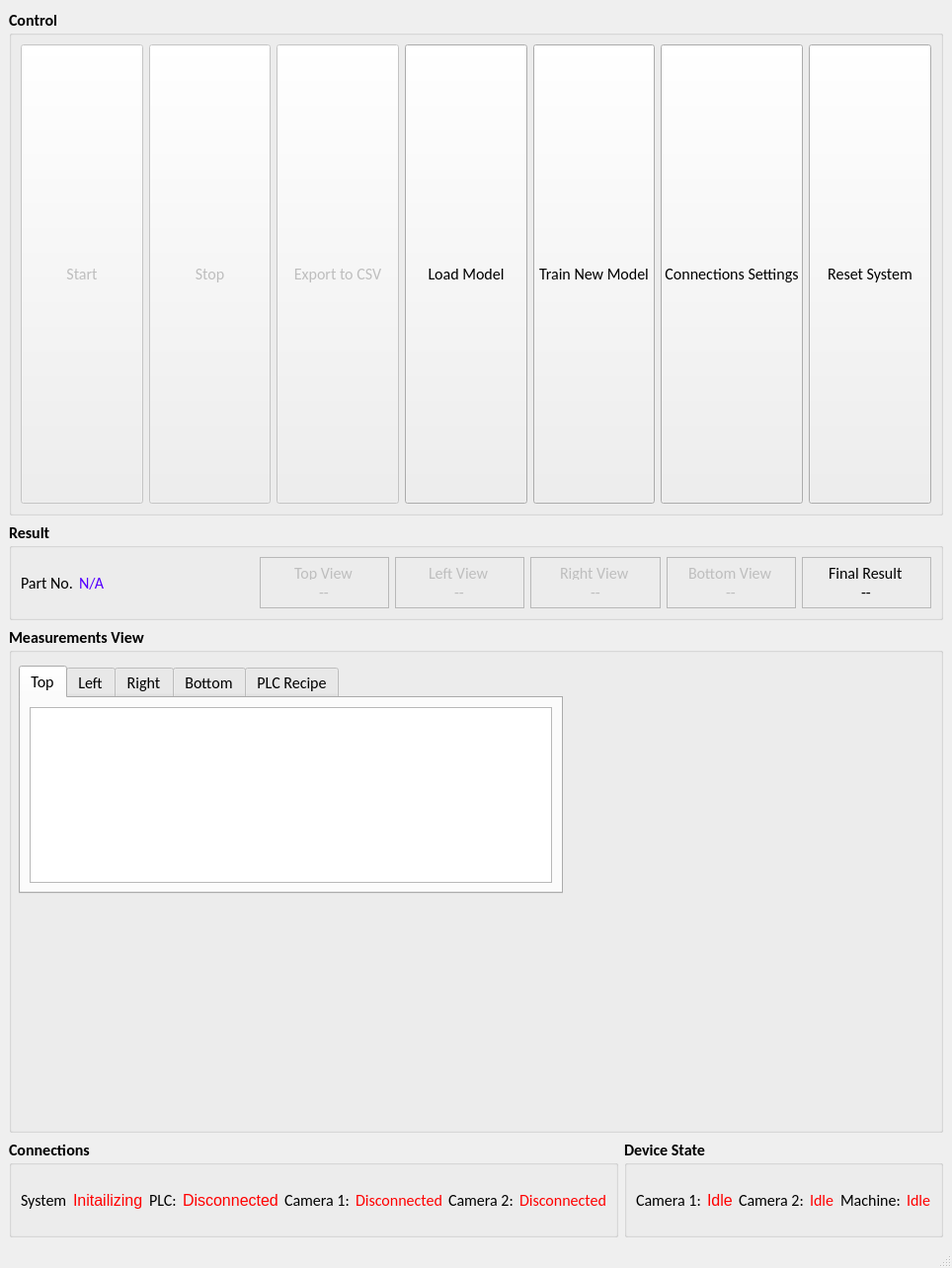
<?xml version="1.0" encoding="UTF-8"?>
<ui version="4.0">
 <class>MainWindow</class>
 <widget class="QMainWindow" name="MainWindow">
  <property name="geometry">
   <rect>
    <x>0</x>
    <y>0</y>
    <width>956</width>
    <height>1284</height>
   </rect>
  </property>
  <property name="font">
   <font>
    <family>Calibri</family>
   </font>
  </property>
  <property name="windowTitle">
   <string>Gauging</string>
  </property>
  <widget class="QWidget" name="centralwidget">
   <layout class="QVBoxLayout" name="verticalLayout_12">
    <item>
     <widget class="QGroupBox" name="connectionGroupBox">
      <property name="font">
       <font>
        <family>Calibri</family>
        <pointsize>12</pointsize>
        <bold>true</bold>
       </font>
      </property>
      <property name="title">
       <string>Control</string>
      </property>
      <layout class="QHBoxLayout" name="horizontalLayout_3">
       <item>
        <layout class="QHBoxLayout" name="horizontalLayout">
         <item>
          <widget class="QPushButton" name="startBtn">
           <property name="enabled">
            <bool>false</bool>
           </property>
           <property name="sizePolicy">
            <sizepolicy hsizetype="Minimum" vsizetype="Minimum">
             <horstretch>0</horstretch>
             <verstretch>0</verstretch>
            </sizepolicy>
           </property>
           <property name="minimumSize">
            <size>
             <width>0</width>
             <height>50</height>
            </size>
           </property>
           <property name="font">
            <font>
             <family>Calibri</family>
             <pointsize>12</pointsize>
             <bold>false</bold>
            </font>
           </property>
           <property name="text">
            <string>Start</string>
           </property>
           <property name="icon">
            <iconset resource="resources.qrc">
             <normaloff>:/icons/resources/start.png</normaloff>:/icons/resources/start.png</iconset>
           </property>
           <property name="iconSize">
            <size>
             <width>48</width>
             <height>48</height>
            </size>
           </property>
          </widget>
         </item>
         <item>
          <widget class="QPushButton" name="stopBtn">
           <property name="enabled">
            <bool>false</bool>
           </property>
           <property name="sizePolicy">
            <sizepolicy hsizetype="Minimum" vsizetype="Minimum">
             <horstretch>0</horstretch>
             <verstretch>0</verstretch>
            </sizepolicy>
           </property>
           <property name="minimumSize">
            <size>
             <width>0</width>
             <height>50</height>
            </size>
           </property>
           <property name="font">
            <font>
             <family>Calibri</family>
             <pointsize>12</pointsize>
             <bold>false</bold>
            </font>
           </property>
           <property name="text">
            <string>Stop</string>
           </property>
           <property name="icon">
            <iconset resource="resources.qrc">
             <normaloff>:/icons/resources/stop.png</normaloff>:/icons/resources/stop.png</iconset>
           </property>
           <property name="iconSize">
            <size>
             <width>48</width>
             <height>48</height>
            </size>
           </property>
          </widget>
         </item>
         <item>
          <widget class="QPushButton" name="reportBtn">
           <property name="enabled">
            <bool>false</bool>
           </property>
           <property name="sizePolicy">
            <sizepolicy hsizetype="Minimum" vsizetype="Minimum">
             <horstretch>0</horstretch>
             <verstretch>0</verstretch>
            </sizepolicy>
           </property>
           <property name="minimumSize">
            <size>
             <width>0</width>
             <height>50</height>
            </size>
           </property>
           <property name="font">
            <font>
             <family>Calibri</family>
             <pointsize>12</pointsize>
             <bold>false</bold>
            </font>
           </property>
           <property name="text">
            <string>Export to CSV</string>
           </property>
           <property name="icon">
            <iconset resource="resources.qrc">
             <normaloff>:/icons/resources/csv.png</normaloff>:/icons/resources/csv.png</iconset>
           </property>
           <property name="iconSize">
            <size>
             <width>48</width>
             <height>48</height>
            </size>
           </property>
          </widget>
         </item>
         <item>
          <widget class="QPushButton" name="loadModelBtn">
           <property name="enabled">
            <bool>true</bool>
           </property>
           <property name="sizePolicy">
            <sizepolicy hsizetype="Minimum" vsizetype="Minimum">
             <horstretch>0</horstretch>
             <verstretch>0</verstretch>
            </sizepolicy>
           </property>
           <property name="minimumSize">
            <size>
             <width>0</width>
             <height>50</height>
            </size>
           </property>
           <property name="font">
            <font>
             <family>Calibri</family>
             <pointsize>12</pointsize>
             <bold>false</bold>
            </font>
           </property>
           <property name="text">
            <string>Load Model</string>
           </property>
           <property name="icon">
            <iconset resource="resources.qrc">
             <normaloff>:/icons/resources/load.png</normaloff>:/icons/resources/load.png</iconset>
           </property>
           <property name="iconSize">
            <size>
             <width>48</width>
             <height>48</height>
            </size>
           </property>
          </widget>
         </item>
         <item>
          <widget class="QPushButton" name="trainModelBtn">
           <property name="sizePolicy">
            <sizepolicy hsizetype="Minimum" vsizetype="Minimum">
             <horstretch>0</horstretch>
             <verstretch>0</verstretch>
            </sizepolicy>
           </property>
           <property name="minimumSize">
            <size>
             <width>0</width>
             <height>50</height>
            </size>
           </property>
           <property name="font">
            <font>
             <family>Calibri</family>
             <pointsize>12</pointsize>
             <bold>false</bold>
            </font>
           </property>
           <property name="text">
            <string>Train New Model</string>
           </property>
           <property name="icon">
            <iconset resource="resources.qrc">
             <normaloff>:/icons/resources/training.png</normaloff>:/icons/resources/training.png</iconset>
           </property>
           <property name="iconSize">
            <size>
             <width>48</width>
             <height>48</height>
            </size>
           </property>
          </widget>
         </item>
         <item>
          <widget class="QPushButton" name="opcBtn">
           <property name="sizePolicy">
            <sizepolicy hsizetype="Minimum" vsizetype="Minimum">
             <horstretch>0</horstretch>
             <verstretch>0</verstretch>
            </sizepolicy>
           </property>
           <property name="minimumSize">
            <size>
             <width>0</width>
             <height>50</height>
            </size>
           </property>
           <property name="font">
            <font>
             <family>Calibri</family>
             <pointsize>12</pointsize>
             <bold>false</bold>
            </font>
           </property>
           <property name="text">
            <string>Connections Settings</string>
           </property>
           <property name="icon">
            <iconset resource="resources.qrc">
             <normaloff>:/icons/resources/connection.png</normaloff>:/icons/resources/connection.png</iconset>
           </property>
           <property name="iconSize">
            <size>
             <width>48</width>
             <height>48</height>
            </size>
           </property>
          </widget>
         </item>
         <item>
          <widget class="QPushButton" name="resetBtn">
           <property name="sizePolicy">
            <sizepolicy hsizetype="Preferred" vsizetype="Minimum">
             <horstretch>0</horstretch>
             <verstretch>0</verstretch>
            </sizepolicy>
           </property>
           <property name="minimumSize">
            <size>
             <width>0</width>
             <height>25</height>
            </size>
           </property>
           <property name="font">
            <font>
             <family>Calibri</family>
             <pointsize>12</pointsize>
             <bold>false</bold>
            </font>
           </property>
           <property name="text">
            <string>Reset System</string>
           </property>
           <property name="icon">
            <iconset resource="resources.qrc">
             <normaloff>:/icons/resources/reset.png</normaloff>:/icons/resources/reset.png</iconset>
           </property>
           <property name="iconSize">
            <size>
             <width>48</width>
             <height>48</height>
            </size>
           </property>
          </widget>
         </item>
        </layout>
       </item>
      </layout>
     </widget>
    </item>
    <item>
     <widget class="QGroupBox" name="groupBox">
      <property name="sizePolicy">
       <sizepolicy hsizetype="Preferred" vsizetype="Fixed">
        <horstretch>0</horstretch>
        <verstretch>0</verstretch>
       </sizepolicy>
      </property>
      <property name="minimumSize">
       <size>
        <width>0</width>
        <height>100</height>
       </size>
      </property>
      <property name="maximumSize">
       <size>
        <width>16777215</width>
        <height>100</height>
       </size>
      </property>
      <property name="font">
       <font>
        <family>Calibri</family>
        <pointsize>12</pointsize>
        <bold>true</bold>
       </font>
      </property>
      <property name="title">
       <string>Result</string>
      </property>
      <layout class="QHBoxLayout" name="horizontalLayout_8">
       <item>
        <layout class="QHBoxLayout" name="horizontalLayout_13">
         <item>
          <widget class="QLabel" name="label_8">
           <property name="font">
            <font>
             <family>Calibri</family>
             <pointsize>12</pointsize>
             <bold>false</bold>
            </font>
           </property>
           <property name="text">
            <string>Part No.</string>
           </property>
          </widget>
         </item>
         <item>
          <widget class="QLabel" name="partNoLbl">
           <property name="font">
            <font>
             <family>Calibri</family>
             <pointsize>12</pointsize>
             <bold>false</bold>
            </font>
           </property>
           <property name="styleSheet">
            <string notr="true">color: rgb(85, 0, 255);</string>
           </property>
           <property name="text">
            <string>N/A</string>
           </property>
          </widget>
         </item>
         <item>
          <spacer name="horizontalSpacer_2">
           <property name="orientation">
            <enum>Qt::Horizontal</enum>
           </property>
           <property name="sizeType">
            <enum>QSizePolicy::Fixed</enum>
           </property>
           <property name="sizeHint" stdset="0">
            <size>
             <width>150</width>
             <height>20</height>
            </size>
           </property>
          </spacer>
         </item>
        </layout>
       </item>
       <item>
        <widget class="QFrame" name="topViewFrame">
         <property name="frameShape">
          <enum>QFrame::StyledPanel</enum>
         </property>
         <property name="frameShadow">
          <enum>QFrame::Raised</enum>
         </property>
         <layout class="QVBoxLayout" name="verticalLayout_2">
          <item alignment="Qt::AlignHCenter">
           <widget class="QLabel" name="topViewLbl">
            <property name="enabled">
             <bool>false</bool>
            </property>
            <property name="font">
             <font>
              <family>Calibri</family>
              <pointsize>12</pointsize>
              <bold>false</bold>
             </font>
            </property>
            <property name="frameShape">
             <enum>QFrame::NoFrame</enum>
            </property>
            <property name="frameShadow">
             <enum>QFrame::Plain</enum>
            </property>
            <property name="lineWidth">
             <number>1</number>
            </property>
            <property name="midLineWidth">
             <number>1</number>
            </property>
            <property name="text">
             <string>Top View</string>
            </property>
           </widget>
          </item>
          <item alignment="Qt::AlignHCenter">
           <widget class="QLabel" name="topResultLbl">
            <property name="enabled">
             <bool>false</bool>
            </property>
            <property name="font">
             <font>
              <family>Calibri</family>
              <pointsize>12</pointsize>
              <bold>false</bold>
             </font>
            </property>
            <property name="styleSheet">
             <string notr="true"/>
            </property>
            <property name="text">
             <string>--</string>
            </property>
           </widget>
          </item>
         </layout>
        </widget>
       </item>
       <item>
        <widget class="QFrame" name="leftViewFrame">
         <property name="frameShape">
          <enum>QFrame::StyledPanel</enum>
         </property>
         <property name="frameShadow">
          <enum>QFrame::Raised</enum>
         </property>
         <layout class="QVBoxLayout" name="verticalLayout_11">
          <item alignment="Qt::AlignHCenter">
           <widget class="QLabel" name="leftViewLbl">
            <property name="enabled">
             <bool>false</bool>
            </property>
            <property name="font">
             <font>
              <family>Calibri</family>
              <pointsize>12</pointsize>
              <bold>false</bold>
             </font>
            </property>
            <property name="text">
             <string>Left View</string>
            </property>
           </widget>
          </item>
          <item alignment="Qt::AlignHCenter">
           <widget class="QLabel" name="leftResultLbl">
            <property name="enabled">
             <bool>false</bool>
            </property>
            <property name="font">
             <font>
              <family>Calibri</family>
              <pointsize>12</pointsize>
              <bold>false</bold>
             </font>
            </property>
            <property name="styleSheet">
             <string notr="true"/>
            </property>
            <property name="text">
             <string>--</string>
            </property>
           </widget>
          </item>
         </layout>
        </widget>
       </item>
       <item>
        <widget class="QFrame" name="rightViewFrame">
         <property name="frameShape">
          <enum>QFrame::StyledPanel</enum>
         </property>
         <property name="frameShadow">
          <enum>QFrame::Raised</enum>
         </property>
         <layout class="QVBoxLayout" name="verticalLayout_10">
          <item alignment="Qt::AlignHCenter">
           <widget class="QLabel" name="rightViewLbl">
            <property name="enabled">
             <bool>false</bool>
            </property>
            <property name="font">
             <font>
              <family>Calibri</family>
              <pointsize>12</pointsize>
              <bold>false</bold>
             </font>
            </property>
            <property name="text">
             <string>Right View</string>
            </property>
           </widget>
          </item>
          <item alignment="Qt::AlignHCenter">
           <widget class="QLabel" name="rightResultLbl">
            <property name="enabled">
             <bool>false</bool>
            </property>
            <property name="font">
             <font>
              <family>Calibri</family>
              <pointsize>12</pointsize>
              <bold>false</bold>
             </font>
            </property>
            <property name="styleSheet">
             <string notr="true"/>
            </property>
            <property name="text">
             <string>--</string>
            </property>
           </widget>
          </item>
         </layout>
        </widget>
       </item>
       <item>
        <widget class="QFrame" name="bottomViewFrame">
         <property name="frameShape">
          <enum>QFrame::StyledPanel</enum>
         </property>
         <property name="frameShadow">
          <enum>QFrame::Raised</enum>
         </property>
         <layout class="QVBoxLayout" name="verticalLayout_9">
          <item alignment="Qt::AlignHCenter">
           <widget class="QLabel" name="bottomViewLbl">
            <property name="enabled">
             <bool>false</bool>
            </property>
            <property name="font">
             <font>
              <family>Calibri</family>
              <pointsize>12</pointsize>
              <bold>false</bold>
             </font>
            </property>
            <property name="text">
             <string>Bottom View</string>
            </property>
           </widget>
          </item>
          <item alignment="Qt::AlignHCenter">
           <widget class="QLabel" name="bottomResultLbl">
            <property name="enabled">
             <bool>false</bool>
            </property>
            <property name="font">
             <font>
              <family>Calibri</family>
              <pointsize>12</pointsize>
              <bold>false</bold>
             </font>
            </property>
            <property name="styleSheet">
             <string notr="true"/>
            </property>
            <property name="text">
             <string>--</string>
            </property>
           </widget>
          </item>
         </layout>
        </widget>
       </item>
       <item>
        <widget class="QFrame" name="finalResultFrame">
         <property name="frameShape">
          <enum>QFrame::StyledPanel</enum>
         </property>
         <property name="frameShadow">
          <enum>QFrame::Raised</enum>
         </property>
         <layout class="QVBoxLayout" name="verticalLayout_4">
          <item alignment="Qt::AlignHCenter">
           <widget class="QLabel" name="finalLabl">
            <property name="enabled">
             <bool>true</bool>
            </property>
            <property name="font">
             <font>
              <family>Calibri</family>
              <pointsize>12</pointsize>
              <bold>false</bold>
             </font>
            </property>
            <property name="text">
             <string>Final Result</string>
            </property>
           </widget>
          </item>
          <item alignment="Qt::AlignHCenter">
           <widget class="QLabel" name="finalResultLbl">
            <property name="enabled">
             <bool>true</bool>
            </property>
            <property name="font">
             <font>
              <family>Calibri</family>
              <pointsize>12</pointsize>
              <bold>false</bold>
             </font>
            </property>
            <property name="styleSheet">
             <string notr="true"/>
            </property>
            <property name="text">
             <string>--</string>
            </property>
           </widget>
          </item>
         </layout>
        </widget>
       </item>
      </layout>
     </widget>
    </item>
    <item>
     <widget class="QGroupBox" name="viewerGroupBox">
      <property name="font">
       <font>
        <family>Calibri</family>
        <pointsize>12</pointsize>
        <bold>true</bold>
       </font>
      </property>
      <property name="title">
       <string>Measurements View</string>
      </property>
      <widget class="QTabWidget" name="tabWidget">
       <property name="geometry">
        <rect>
         <x>10</x>
         <y>40</y>
         <width>551</width>
         <height>231</height>
        </rect>
       </property>
       <property name="font">
        <font>
         <family>Calibri</family>
         <pointsize>12</pointsize>
         <bold>false</bold>
        </font>
       </property>
       <property name="styleSheet">
        <string notr="true"/>
       </property>
       <property name="tabPosition">
        <enum>QTabWidget::North</enum>
       </property>
       <property name="tabShape">
        <enum>QTabWidget::Rounded</enum>
       </property>
       <property name="currentIndex">
        <number>0</number>
       </property>
       <property name="iconSize">
        <size>
         <width>20</width>
         <height>20</height>
        </size>
       </property>
       <property name="documentMode">
        <bool>false</bool>
       </property>
       <property name="tabsClosable">
        <bool>false</bool>
       </property>
       <property name="tabBarAutoHide">
        <bool>false</bool>
       </property>
       <widget class="QWidget" name="tab">
        <attribute name="icon">
         <iconset resource="resources.qrc">
          <normaloff>:/icons/resources/top.png</normaloff>:/icons/resources/top.png</iconset>
        </attribute>
        <attribute name="title">
         <string>Top</string>
        </attribute>
        <layout class="QVBoxLayout" name="verticalLayout_5">
         <item>
          <widget class="QTableWidget" name="tableTop">
           <property name="alternatingRowColors">
            <bool>true</bool>
           </property>
           <property name="selectionBehavior">
            <enum>QAbstractItemView::SelectRows</enum>
           </property>
          </widget>
         </item>
        </layout>
       </widget>
       <widget class="QWidget" name="tab_3">
        <attribute name="icon">
         <iconset resource="resources.qrc">
          <normaloff>:/icons/resources/left.png</normaloff>:/icons/resources/left.png</iconset>
        </attribute>
        <attribute name="title">
         <string>Left</string>
        </attribute>
        <layout class="QVBoxLayout" name="verticalLayout_7">
         <item>
          <widget class="QTableWidget" name="tableLeft">
           <property name="alternatingRowColors">
            <bool>true</bool>
           </property>
           <property name="selectionBehavior">
            <enum>QAbstractItemView::SelectRows</enum>
           </property>
          </widget>
         </item>
        </layout>
       </widget>
       <widget class="QWidget" name="tab_4">
        <attribute name="icon">
         <iconset resource="resources.qrc">
          <normaloff>:/icons/resources/right.png</normaloff>:/icons/resources/right.png</iconset>
        </attribute>
        <attribute name="title">
         <string>Right</string>
        </attribute>
        <layout class="QVBoxLayout" name="verticalLayout_8">
         <item>
          <widget class="QTableWidget" name="tableRight">
           <property name="alternatingRowColors">
            <bool>true</bool>
           </property>
           <property name="selectionBehavior">
            <enum>QAbstractItemView::SelectRows</enum>
           </property>
          </widget>
         </item>
        </layout>
       </widget>
       <widget class="QWidget" name="tab_2">
        <attribute name="icon">
         <iconset resource="resources.qrc">
          <normaloff>:/icons/resources/bottom.png</normaloff>:/icons/resources/bottom.png</iconset>
        </attribute>
        <attribute name="title">
         <string>Bottom</string>
        </attribute>
        <layout class="QVBoxLayout" name="verticalLayout_6">
         <item>
          <widget class="QTableWidget" name="tableBottom">
           <property name="alternatingRowColors">
            <bool>true</bool>
           </property>
           <property name="selectionBehavior">
            <enum>QAbstractItemView::SelectRows</enum>
           </property>
          </widget>
         </item>
        </layout>
       </widget>
       <widget class="QWidget" name="tab_5">
        <attribute name="icon">
         <iconset resource="resources.qrc">
          <normaloff>:/icons/resources/plc.png</normaloff>:/icons/resources/plc.png</iconset>
        </attribute>
        <attribute name="title">
         <string>PLC Recipe</string>
        </attribute>
        <layout class="QVBoxLayout" name="verticalLayout_3">
         <item>
          <layout class="QVBoxLayout" name="verticalLayout_17">
           <item>
            <widget class="QLabel" name="label_24">
             <property name="font">
              <font>
               <family>Calibri</family>
               <pointsize>14</pointsize>
               <bold>false</bold>
              </font>
             </property>
             <property name="text">
              <string>Part Number:</string>
             </property>
            </widget>
           </item>
           <item>
            <widget class="QLineEdit" name="partNumberEdit">
             <property name="sizePolicy">
              <sizepolicy hsizetype="Maximum" vsizetype="Fixed">
               <horstretch>0</horstretch>
               <verstretch>0</verstretch>
              </sizepolicy>
             </property>
             <property name="font">
              <font>
               <family>Calibri</family>
               <pointsize>14</pointsize>
               <bold>false</bold>
              </font>
             </property>
             <property name="styleSheet">
              <string notr="true">color: rgb(85, 0, 255);</string>
             </property>
             <property name="text">
              <string>0</string>
             </property>
             <property name="readOnly">
              <bool>true</bool>
             </property>
            </widget>
           </item>
          </layout>
         </item>
         <item>
          <layout class="QVBoxLayout" name="verticalLayout_19">
           <item>
            <widget class="QLabel" name="label_22">
             <property name="font">
              <font>
               <family>Calibri</family>
               <pointsize>14</pointsize>
               <bold>false</bold>
              </font>
             </property>
             <property name="text">
              <string>Profile Length (mm):</string>
             </property>
            </widget>
           </item>
           <item>
            <widget class="QLineEdit" name="profileLengthEdit">
             <property name="sizePolicy">
              <sizepolicy hsizetype="Maximum" vsizetype="Fixed">
               <horstretch>0</horstretch>
               <verstretch>0</verstretch>
              </sizepolicy>
             </property>
             <property name="font">
              <font>
               <family>Calibri</family>
               <pointsize>14</pointsize>
               <bold>false</bold>
              </font>
             </property>
             <property name="styleSheet">
              <string notr="true">color: rgb(85, 0, 255);</string>
             </property>
             <property name="text">
              <string>0</string>
             </property>
             <property name="readOnly">
              <bool>false</bool>
             </property>
            </widget>
           </item>
          </layout>
         </item>
         <item>
          <layout class="QVBoxLayout" name="verticalLayout_18">
           <item>
            <widget class="QCheckBox" name="topViewActiveChk">
             <property name="enabled">
              <bool>false</bool>
             </property>
             <property name="font">
              <font>
               <family>Segoe UI</family>
               <pointsize>12</pointsize>
               <bold>false</bold>
              </font>
             </property>
             <property name="text">
              <string>Top View</string>
             </property>
             <property name="checkable">
              <bool>true</bool>
             </property>
             <property name="tristate">
              <bool>false</bool>
             </property>
            </widget>
           </item>
           <item>
            <widget class="QCheckBox" name="leftViewActiveChk">
             <property name="enabled">
              <bool>false</bool>
             </property>
             <property name="font">
              <font>
               <family>Segoe UI</family>
               <pointsize>12</pointsize>
               <bold>false</bold>
              </font>
             </property>
             <property name="text">
              <string>Left View</string>
             </property>
             <property name="checkable">
              <bool>true</bool>
             </property>
            </widget>
           </item>
           <item>
            <widget class="QCheckBox" name="rightViewActiveChk">
             <property name="enabled">
              <bool>false</bool>
             </property>
             <property name="font">
              <font>
               <family>Segoe UI</family>
               <pointsize>12</pointsize>
               <bold>false</bold>
              </font>
             </property>
             <property name="text">
              <string>Right View</string>
             </property>
             <property name="checkable">
              <bool>true</bool>
             </property>
            </widget>
           </item>
           <item>
            <widget class="QCheckBox" name="bottomViewActiveChk">
             <property name="enabled">
              <bool>false</bool>
             </property>
             <property name="font">
              <font>
               <family>Segoe UI</family>
               <pointsize>12</pointsize>
               <bold>false</bold>
              </font>
             </property>
             <property name="text">
              <string>Bottom View</string>
             </property>
             <property name="checkable">
              <bool>true</bool>
             </property>
            </widget>
           </item>
          </layout>
         </item>
        </layout>
       </widget>
      </widget>
      <widget class="QWidget" name="layoutWidget">
       <property name="geometry">
        <rect>
         <x>0</x>
         <y>0</y>
         <width>2</width>
         <height>2</height>
        </rect>
       </property>
       <layout class="QVBoxLayout" name="verticalLayout"/>
      </widget>
     </widget>
    </item>
    <item>
     <layout class="QHBoxLayout" name="horizontalLayout_7">
      <item>
       <widget class="QGroupBox" name="connectionsGroupBox">
        <property name="sizePolicy">
         <sizepolicy hsizetype="Preferred" vsizetype="Preferred">
          <horstretch>0</horstretch>
          <verstretch>0</verstretch>
         </sizepolicy>
        </property>
        <property name="minimumSize">
         <size>
          <width>0</width>
          <height>0</height>
         </size>
        </property>
        <property name="font">
         <font>
          <family>Calibri</family>
          <pointsize>12</pointsize>
          <bold>true</bold>
         </font>
        </property>
        <property name="title">
         <string>Connections</string>
        </property>
        <layout class="QHBoxLayout" name="horizontalLayout_30">
         <item>
          <layout class="QHBoxLayout" name="horizontalLayout_11">
           <item>
            <widget class="QLabel" name="label_7">
             <property name="font">
              <font>
               <family>Calibri</family>
               <pointsize>12</pointsize>
               <bold>false</bold>
              </font>
             </property>
             <property name="text">
              <string>System</string>
             </property>
            </widget>
           </item>
           <item>
            <widget class="QLabel" name="systemConnectionLbl">
             <property name="font">
              <font>
               <family>Segoe UI</family>
               <pointsize>12</pointsize>
               <bold>false</bold>
              </font>
             </property>
             <property name="styleSheet">
              <string notr="true">color: rgb(255, 0, 0);</string>
             </property>
             <property name="text">
              <string>Initailizing</string>
             </property>
            </widget>
           </item>
           <item>
            <spacer name="horizontalSpacer_6">
             <property name="orientation">
              <enum>Qt::Horizontal</enum>
             </property>
             <property name="sizeHint" stdset="0">
              <size>
               <width>40</width>
               <height>20</height>
              </size>
             </property>
            </spacer>
           </item>
          </layout>
         </item>
         <item>
          <layout class="QHBoxLayout" name="horizontalLayout_2">
           <item>
            <widget class="QLabel" name="label">
             <property name="font">
              <font>
               <family>Calibri</family>
               <pointsize>12</pointsize>
               <bold>false</bold>
              </font>
             </property>
             <property name="text">
              <string>PLC:</string>
             </property>
            </widget>
           </item>
           <item>
            <widget class="QLabel" name="plcConnectionLbl">
             <property name="font">
              <font>
               <family>Segoe UI</family>
               <pointsize>12</pointsize>
               <bold>false</bold>
              </font>
             </property>
             <property name="styleSheet">
              <string notr="true">color: rgb(255, 0, 0);</string>
             </property>
             <property name="text">
              <string>Disconnected</string>
             </property>
            </widget>
           </item>
           <item>
            <spacer name="horizontalSpacer">
             <property name="orientation">
              <enum>Qt::Horizontal</enum>
             </property>
             <property name="sizeHint" stdset="0">
              <size>
               <width>40</width>
               <height>20</height>
              </size>
             </property>
            </spacer>
           </item>
          </layout>
         </item>
         <item>
          <layout class="QHBoxLayout" name="horizontalLayout_6">
           <item>
            <widget class="QLabel" name="label_6">
             <property name="font">
              <font>
               <family>Calibri</family>
               <pointsize>12</pointsize>
               <bold>false</bold>
              </font>
             </property>
             <property name="text">
              <string>Camera 1:</string>
             </property>
            </widget>
           </item>
           <item>
            <widget class="QLabel" name="camera1ConnectionLbl">
             <property name="font">
              <font>
               <family>Calibri</family>
               <pointsize>12</pointsize>
               <bold>false</bold>
              </font>
             </property>
             <property name="styleSheet">
              <string notr="true">color: rgb(255, 0, 0);</string>
             </property>
             <property name="text">
              <string>Disconnected</string>
             </property>
            </widget>
           </item>
           <item>
            <spacer name="horizontalSpacer_3">
             <property name="orientation">
              <enum>Qt::Horizontal</enum>
             </property>
             <property name="sizeHint" stdset="0">
              <size>
               <width>40</width>
               <height>20</height>
              </size>
             </property>
            </spacer>
           </item>
          </layout>
         </item>
         <item>
          <layout class="QHBoxLayout" name="horizontalLayout_4">
           <item>
            <widget class="QLabel" name="label_4">
             <property name="font">
              <font>
               <family>Calibri</family>
               <pointsize>12</pointsize>
               <bold>false</bold>
              </font>
             </property>
             <property name="text">
              <string>Camera 2:</string>
             </property>
            </widget>
           </item>
           <item>
            <widget class="QLabel" name="camera2ConnectionLbl">
             <property name="font">
              <font>
               <family>Calibri</family>
               <pointsize>12</pointsize>
               <bold>false</bold>
              </font>
             </property>
             <property name="styleSheet">
              <string notr="true">color: rgb(255, 0, 0);</string>
             </property>
             <property name="text">
              <string>Disconnected</string>
             </property>
            </widget>
           </item>
          </layout>
         </item>
        </layout>
       </widget>
      </item>
      <item>
       <widget class="QGroupBox" name="machineStateGroupBox">
        <property name="sizePolicy">
         <sizepolicy hsizetype="Preferred" vsizetype="Preferred">
          <horstretch>0</horstretch>
          <verstretch>0</verstretch>
         </sizepolicy>
        </property>
        <property name="minimumSize">
         <size>
          <width>0</width>
          <height>0</height>
         </size>
        </property>
        <property name="maximumSize">
         <size>
          <width>16777215</width>
          <height>100</height>
         </size>
        </property>
        <property name="font">
         <font>
          <family>Calibri</family>
          <pointsize>12</pointsize>
          <bold>true</bold>
         </font>
        </property>
        <property name="title">
         <string>Device State</string>
        </property>
        <layout class="QHBoxLayout" name="horizontalLayout_29">
         <item>
          <layout class="QHBoxLayout" name="horizontalLayout_9">
           <item>
            <widget class="QLabel" name="label_3">
             <property name="font">
              <font>
               <family>Calibri</family>
               <pointsize>12</pointsize>
               <bold>false</bold>
              </font>
             </property>
             <property name="text">
              <string>Camera 1:</string>
             </property>
            </widget>
           </item>
           <item>
            <widget class="QLabel" name="camera1StateLbl">
             <property name="font">
              <font>
               <family>Segoe UI</family>
               <pointsize>12</pointsize>
               <bold>false</bold>
              </font>
             </property>
             <property name="styleSheet">
              <string notr="true">color: rgb(255, 0, 0);</string>
             </property>
             <property name="text">
              <string>Idle</string>
             </property>
            </widget>
           </item>
           <item>
            <spacer name="horizontalSpacer_4">
             <property name="orientation">
              <enum>Qt::Horizontal</enum>
             </property>
             <property name="sizeHint" stdset="0">
              <size>
               <width>40</width>
               <height>20</height>
              </size>
             </property>
            </spacer>
           </item>
          </layout>
         </item>
         <item>
          <layout class="QHBoxLayout" name="horizontalLayout_10">
           <item>
            <widget class="QLabel" name="label_5">
             <property name="font">
              <font>
               <family>Calibri</family>
               <pointsize>12</pointsize>
               <bold>false</bold>
              </font>
             </property>
             <property name="text">
              <string>Camera 2:</string>
             </property>
            </widget>
           </item>
           <item>
            <widget class="QLabel" name="camera2StateLbl">
             <property name="font">
              <font>
               <family>Calibri</family>
               <pointsize>12</pointsize>
               <bold>false</bold>
              </font>
             </property>
             <property name="styleSheet">
              <string notr="true">color: rgb(255, 0, 0);</string>
             </property>
             <property name="text">
              <string>Idle</string>
             </property>
            </widget>
           </item>
           <item>
            <spacer name="horizontalSpacer_5">
             <property name="orientation">
              <enum>Qt::Horizontal</enum>
             </property>
             <property name="sizeHint" stdset="0">
              <size>
               <width>40</width>
               <height>20</height>
              </size>
             </property>
            </spacer>
           </item>
          </layout>
         </item>
         <item>
          <layout class="QHBoxLayout" name="horizontalLayout_5">
           <item>
            <widget class="QLabel" name="label_2">
             <property name="font">
              <font>
               <family>Calibri</family>
               <pointsize>12</pointsize>
               <bold>false</bold>
              </font>
             </property>
             <property name="text">
              <string>Machine:</string>
             </property>
            </widget>
           </item>
           <item>
            <widget class="QLabel" name="machineStateLbl">
             <property name="font">
              <font>
               <family>Calibri</family>
               <pointsize>12</pointsize>
               <bold>false</bold>
              </font>
             </property>
             <property name="styleSheet">
              <string notr="true">color: rgb(255, 0, 0);</string>
             </property>
             <property name="text">
              <string>Idle</string>
             </property>
            </widget>
           </item>
          </layout>
         </item>
        </layout>
       </widget>
      </item>
     </layout>
    </item>
   </layout>
  </widget>
  <widget class="QMenuBar" name="menubar">
   <property name="geometry">
    <rect>
     <x>0</x>
     <y>0</y>
     <width>956</width>
     <height>16</height>
    </rect>
   </property>
  </widget>
  <widget class="QStatusBar" name="statusbar"/>
 </widget>
 <resources>
  <include location="resources.qrc"/>
 </resources>
 <connections/>
</ui>
